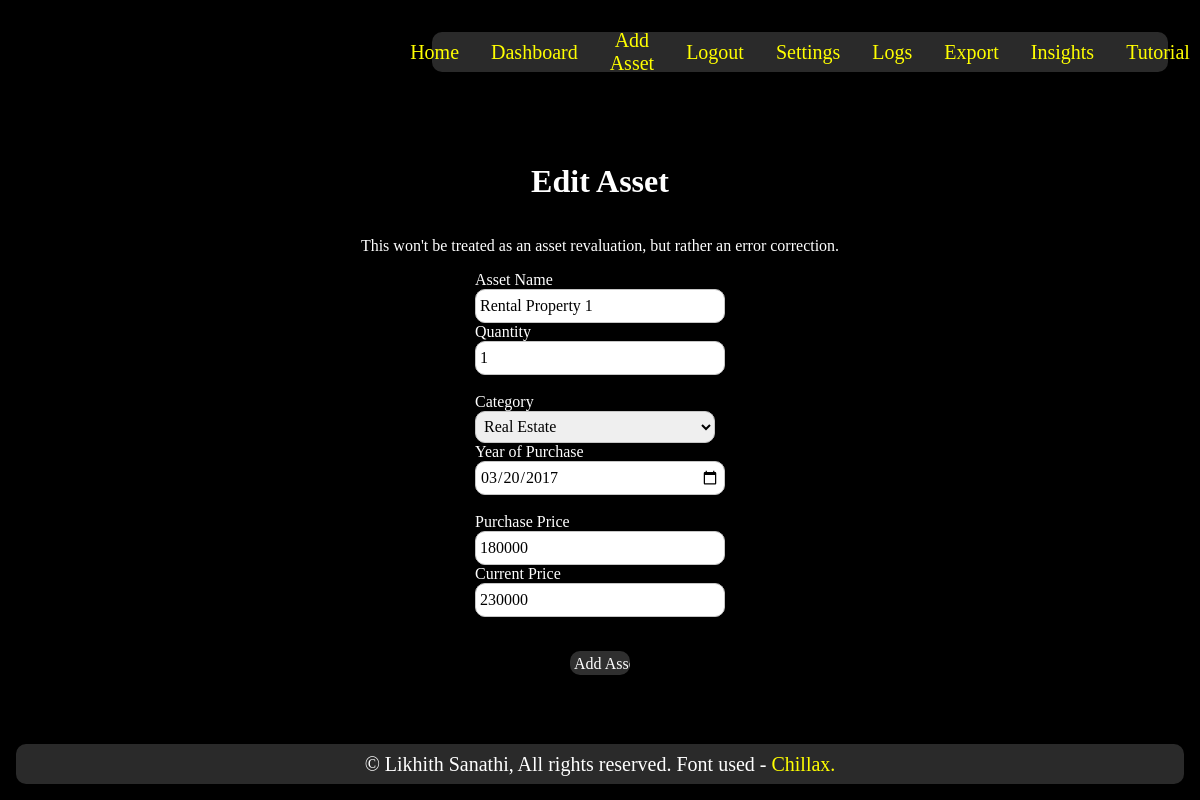
Screenshot of /edit_asset/2 (signed in) with the database file from the repository.
### tables this page shows
CREATE TABLE assets (
    id INTEGER PRIMARY KEY AUTOINCREMENT,
    user_id INTEGER NOT NULL,
    name TEXT NOT NULL,
    category TEXT NOT NULL,
    purchase_price REAL NOT NULL,
    current_value REAL NOT NULL,
    quantity INTEGER NOT NULL,
    purchase_date DATE NOT NULL,
    is_deleted INTEGER DEFAULT 0 NOT NULL,
    FOREIGN KEY (user_id) REFERENCES users(id)
        );

### app.py (the view, shortened to what this page needs)
@app.route('/edit_asset/<int:asset_id>', methods=['GET', 'POST'])
@login_required
def edit_asset(asset_id):
    db = get_db()
    asset = db.execute('SELECT * FROM assets WHERE id = ?', (asset_id,)).fetchone()
    purchase_date = asset['purchase_date']
    form = EditAssetForm(
        name = asset['name'],
        quantity = asset['quantity'],
        category = asset['category'],
        purchase_date = purchase_date,
        purchase_price = asset['purchase_price'],
        current_value = asset['current_value']
    )
    return render_template('edit_asset.html',
                           form=form,
                           title='Edit Asset')

### forms.py
class EditAssetForm(FlaskForm):
    name = StringField('Asset Name', validators=[InputRequired()])
    quantity = IntegerField('Quantity', validators=[InputRequired(), NumberRange(min=1)])
    category = SelectField('Category', choices=[('Vehicles','Vehicles'), ('Real Estate','Real Estate'), ('Investments','Investments'),('Personal Valuables','Personal Valuables')], validators=[InputRequired()])
    purchase_date = DateField('Year of Purchase', validators=[InputRequired()]) #hard coded must change later
    purchase_price = IntegerField('Purchase Price', validators=[InputRequired(), NumberRange(min=0)])
    current_value = IntegerField('Current Price', validators=[InputRequired(), NumberRange(min=0)])
    submit = SubmitField('Add Asset')

### app.py (called while the page is built)
@app.before_request
def load_logged_in_user():
    g.user = session.get('user_id', None)

def login_required(view):
    @wraps(view)
    def wrapped_view(*args, **kwargs):
        if g.user is None:
            return redirect(url_for('login', next=request.url))
        return view(*args,**kwargs)
    return wrapped_view

### database.py (called while the page is built)
def get_db():
    if "db" not in g:
        g.db = sqlite3.connect(DATABASE,
            detect_types=sqlite3.PARSE_DECLTYPES
        )
        g.db.row_factory = sqlite3.Row
    return g.db

### templates/edit_asset.html (shortened to what this page needs)
{% extends 'base.html' %}
{% block body_id %}edit_asset{% endblock %}
{% block nav %}
<a href="{{ url_for('index') }}">Home</a>
<a href="{{ url_for('dashboard') }}">Dashboard</a>
<a href="{{ url_for('add_asset')}}">Add Asset</a>
<a href="{{ url_for('logout') }}">Logout</a>
<a href="{{ url_for('settings')}}">Settings</a>
<a href="{{ url_for('logs')}}">Logs</a>
<a href="{{ url_for('export')}}">Export</a>
<a href="{{ url_for('insights')}}">Insights</a>
<a href="{{ url_for('tutorial')}}">Tutorial</a>
{% endblock %}
{% block content %}
<form method="POST" action="" novalidate>
    <h1>Edit Asset</h1>
    <p>This won't be treated as an asset revaluation, but rather an error correction.</p>
    <div>
    {{form.name.label}}
    {{form.name()}}
    {{form.quantity.label}}
    {{form.quantity()}}
    </div>
    <br/>
    <div>
    {{form.category.label}}
    {{form.category()}}
    {{form.purchase_date.label}}
    {{form.purchase_date()}}
    </div>
    <br/>
    <div>
    {{form.purchase_price.label}}
    {{form.purchase_price()}}
    {{form.current_value.label}}
    {{form.current_value()}}
    </div>
    <br/>
    {{form.submit()}}
</form>
{% endblock %}

### static/css/styles.css (style rules this page uses)
:root { --text-color: rgb(255, 255, 255); --background-color: rgb(0, 0, 0); --foreground-color: rgba(141, 141, 141, 0.3); --input-color: rgb(198, 198, 198); --submit: rgb(47, 47, 47); }
body, p, a { font-family: chillax-regular; text-decoration: none; color: var(--text-color); text-align: center; }
body { display: flex; flex-direction: column; margin: 0px; height: 100vh; justify-content: space-between; }
nav a, form a, table a, footer a { color: yellow; }
html { background-color: var(--background-color); }
#submit { margin-top:1rem; background-color: var(--submit); color: var(--text-color); border: none; border-radius: 10px; width: 5vw; height: 3vh; }
#category { width: 20vw; height: 4vh; border-radius: 10px; border: solid 1px var(--input-color); font-family: Chillax-regular; padding: 0.25rem; font-size: 1rem; }

### rows the page displays
assets: name "Rental Property 1", quantity "1", category "Real Estate", purchase_date "03/20/2017", purchase_price "180000", current_value "230000"
